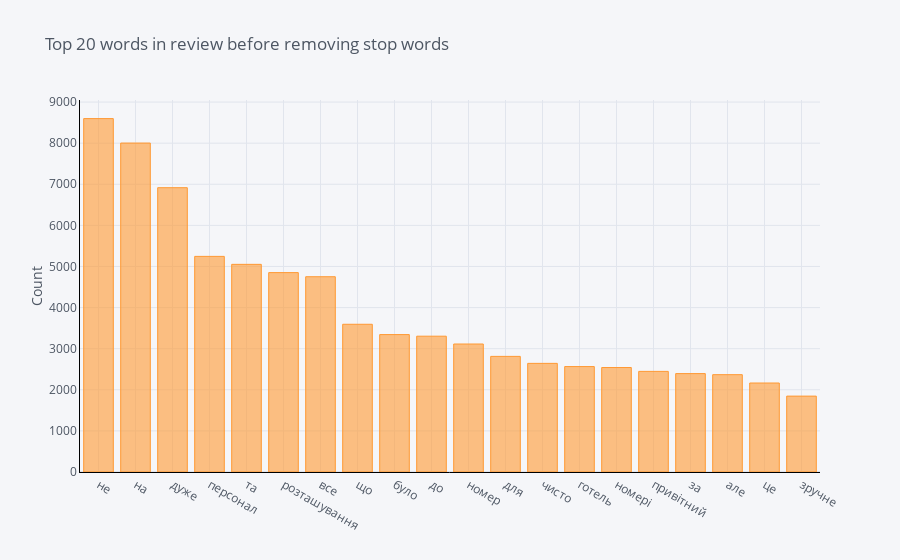

Notebook code for this chart:
### Code cell
common_words = get_top_n_words(df['full_review_text'], 20)
for word, freq in common_words:
    print(word, freq)
df1 = pd.DataFrame(common_words, columns = ['ReviewText' , 'count'])
df1.groupby('ReviewText').sum()['count'].sort_values(ascending=False).iplot(
    kind='bar', yTitle='Count', linecolor='black', title='Top 20 words in review before removing stop words')

### Figure 1 — Plotly figure (JSON) as saved in the notebook; plotly's stock layout.template omitted (floating-point values rounded to 4 significant figures)
{"data": [{"marker": {"color": "rgba(255, 153, 51, 0.6)", "line": {"color": "rgba(255, 153, 51, 1.0)", "width": 1}}, "name": "count", "orientation": "v", "text": "", "type": "bar", "x": ["не", "на", "дуже", "персонал", "та", "розташування", "все", "що", "було", "до", "номер", "для", "чисто", "готель", "номері", "привітний", "за", "але", "це", "зручне"], "y": [8598, 8003, 6917, 5246, 5052, 4851, 4751, 3594, 3343, 3304, 3114, 2813, 2643, 2565, 2542, 2448, 2394, 2368, 2165, 1846]}], "layout": {"legend": {"bgcolor": "#F5F6F9", "font": {"color": "#4D5663"}}, "paper_bgcolor": "#F5F6F9", "plot_bgcolor": "#F5F6F9", "title": {"font": {"color": "#4D5663"}, "text": "Top 20 words in review before removing stop words"}, "xaxis": {"gridcolor": "#E1E5ED", "linecolor": "black", "showgrid": true, "tickfont": {"color": "#4D5663"}, "title": {"font": {"color": "#4D5663"}, "text": ""}, "zerolinecolor": "#E1E5ED"}, "yaxis": {"gridcolor": "#E1E5ED", "linecolor": "black", "showgrid": true, "tickfont": {"color": "#4D5663"}, "title": {"font": {"color": "#4D5663"}, "text": "Count"}, "zerolinecolor": "#E1E5ED"}}}
